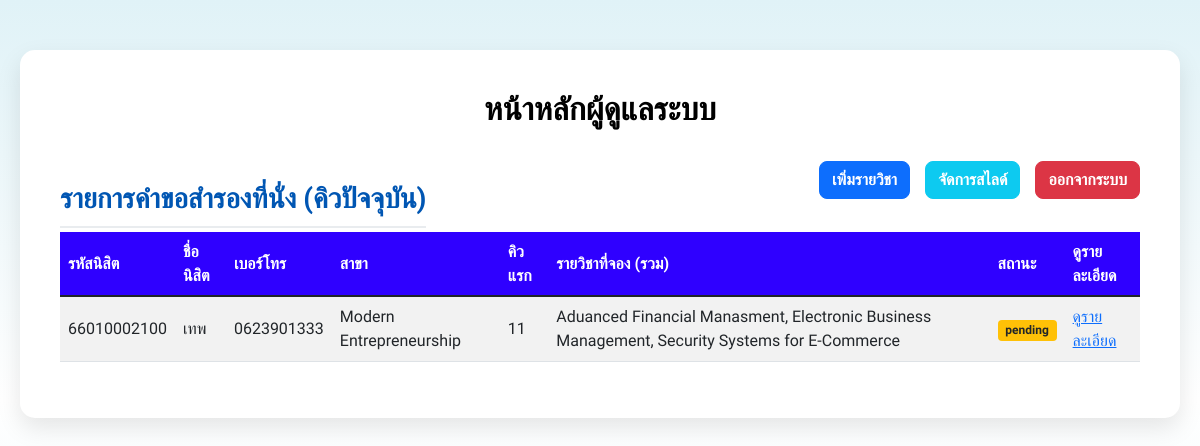
Screenshot of /Project/admin/dashboard.php (signed in) with the database file from the repository.
### tables this page shows
CREATE TABLE `students` (
  `id` int(10) UNSIGNED NOT NULL,
  `student_code` varchar(20) DEFAULT NULL,
  `name` varchar(100) DEFAULT NULL,
  `phone` varchar(20) DEFAULT NULL,
  `major` varchar(100) DEFAULT NULL
);

### Project/admin/dashboard.php (the view, shortened to what this page needs)
<?php
require '../db.php';
$sql_bookings = "
    SELECT
        s.id AS student_id,
        s.student_code,
        s.name AS student_name,
        s.phone,
        s.major,
        MIN(b.queue_number) AS min_queue_number,
        GROUP_CONCAT(DISTINCT c.name ORDER BY c.name SEPARATOR ', ') AS courses_booked,
        b.status AS booking_status,
        MAX(b.created_at) AS last_booking_date
    FROM bookings b
    JOIN students s ON s.id = b.student_id
    JOIN courses c ON c.id = b.course_id
    WHERE b.status = 'pending'
    GROUP BY s.id, s.student_code, s.name, s.phone, s.major
    ORDER BY min_queue_number ASC, last_booking_date ASC
";
$result_bookings = $conn->query($sql_bookings);
?>
<!DOCTYPE html>
<html lang="th">
<head>
    <link href="https://cdn.jsdelivr.net/npm/bootstrap@5.1.3/dist/css/bootstrap.min.css" rel="stylesheet">
</head>
<body>
<div class="main-container">
    <div class="d-flex justify-content-between align-items-center mb-4">
        <h2 class="text-center flex-grow-1 mb-0">หน้าหลักผู้ดูแลระบบ</h2>
    </div>
    <div class="d-flex justify-content-between align-items-center mb-1">
        <h3 class="text-center flex-grow-0 mb-0">รายการคำขอสำรองที่นั่ง (คิวปัจจุบัน)</h3>
        <div class="d-flex justify-content-between align-items-center mb-0">
            <div class="header-links">
            <a href="add_course.php" class="btn btn-primary">เพิ่มรายวิชา</a>
            <a href="manage_slides.php" class="btn btn-info text-white">จัดการสไลด์</a>
            <a href="../index.php" class="btn btn-danger">ออกจากระบบ</a>
            </div>
        </div>
    </div>
        <table class="table table-striped table-hover">
            <thead class="table-primary">
                <tr>
                    <th>รหัสนิสิต</th>
                    <th>ชื่อนิสิต</th>
                    <th>เบอร์โทร</th>
                    <th>สาขา</th>
                    <th>คิวแรก</th>
                    <th>รายวิชาที่จอง (รวม)</th>
                    <th>สถานะ</th>
                    <th>ดูรายละเอียด</th>
            </thead>
            <tbody>
                <?php if ($result_bookings->num_rows > 0): ?>
                    <?php while($row = $result_bookings->fetch_assoc()): ?>
                        <tr onclick="window.location='view_details.php?student_id=<?= htmlspecialchars($row['student_id']) ?>';" style="cursor: pointer;">
                            <td><?= htmlspecialchars($row['student_code']) ?></td>
                            <td><?= htmlspecialchars($row['student_name']) ?></td>
                            <td><?= htmlspecialchars($row['phone']) ?></td>
                            <td><?= htmlspecialchars($row['major']) ?></td>
                            <td><?= htmlspecialchars($row['min_queue_number']) ?></td>
                            <td><?= htmlspecialchars($row['courses_booked']) ?></td>
                            <td><span class="badge bg-warning text-dark"><?= htmlspecialchars($row['booking_status']) ?></span></td>
                            <td class="action-links">
                                <a href="view_details.php?student_id=<?= htmlspecialchars($row['student_id']) ?>">ดูรายละเอียด</a>
                            </td>
                        </tr>
                    <?php endwhile; ?>
                <?php else: ?>
                    <tr>
                        <td colspan="8" class="no-records">ยังไม่มีรายการคำขอสำรองที่นั่งที่รอดำเนินการ</td>
                    </tr>
                <?php endif; ?>
            </tbody>
        </table>
    </div>
</body>
</html>

### Project/admin/dashboard.php (style rules this page uses)
body { font-family: 'Sarabun', sans-serif; background: linear-gradient(to bottom, #e0f2f7, #ffffff, #e0f2f7); min-height: 100vh; padding: 20px; }
.main-container { max-width: 1200px; margin: 30px auto; background-color: #fff; padding: 40px; border-radius: 15px; box-shadow: 0 10px 25px rgba(0, 0, 0, 0.1); }
h2 { text-align: center; color: #000000ff; margin-bottom: 30px; font-weight: 700; }
h3 { color: #0056b3; border-bottom: 2px solid #e9ecef; padding-bottom: 10px; margin-top: 30px; margin-bottom: 20px; font-weight: 600; }
.header-links { display: flex; justify-content: flex-end; gap: 15px; margin-bottom: 20px; }
.header-links .btn { font-weight: 600; border-radius: 8px; }
.table th, .table td { vertical-align: middle; }
.table thead th { background-color: #2f00ffff; color: white; }
.action-links a { font-weight: 500; }

### rows the page displays
students: student_code "66010002100", name "เทพ", phone "0623901333", major "Modern Entrepreneurship", min_queue_number "11", courses_booked "Aduanced Financial Manasment, Electronic Business Management, Security Systems for E-Commerce", booking_status "pending"
